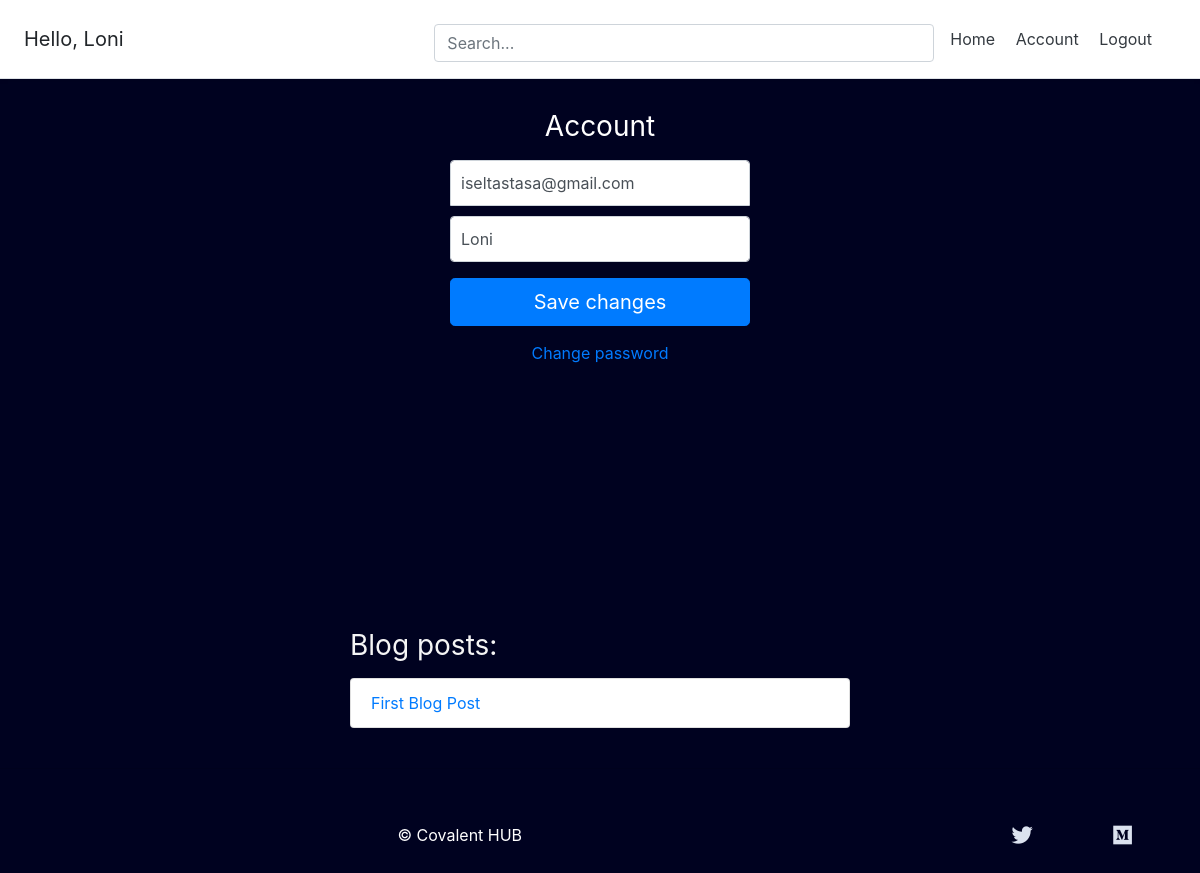
/account/ (signed in), run on an earlier commit of the app's database.
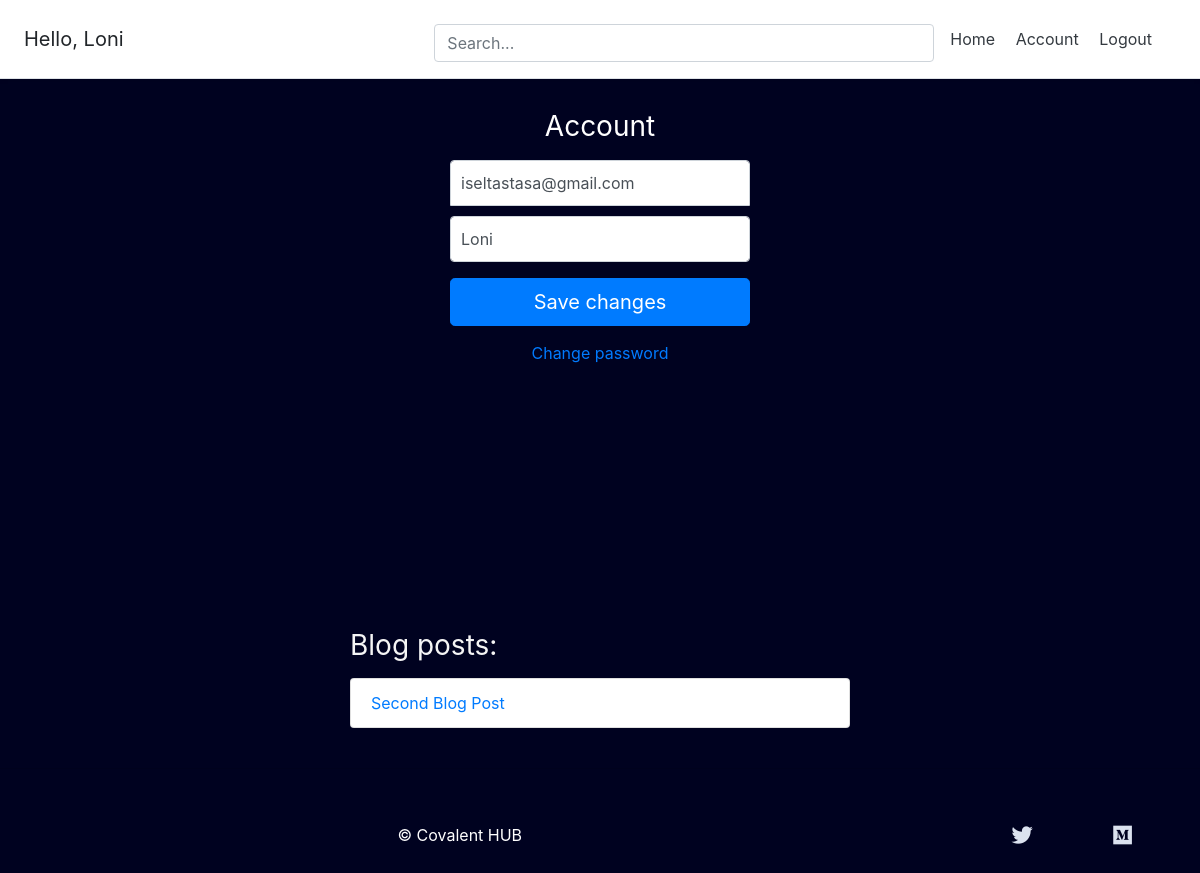
And on a later commit of the database.
### blog/models.py (models this page shows)
class BlogPost(models.Model):
	title = models.CharField(max_length=50, null=False, blank=False)
	body = models.TextField(max_length=5000, null=False, blank=False)
	image= models.ImageField(upload_to='image/', null=True, blank=True)
	date_published = models.DateTimeField(auto_now_add=True, verbose_name="date published")
	date_updated = models.DateTimeField(auto_now=True, verbose_name="date updated")
	author = models.ForeignKey(settings.AUTH_USER_MODEL, on_delete=models.CASCADE)
	slug  = models.SlugField(blank=True, unique=True)
	def __str__(self):
		return self.title

### account/views.py (the view)
# urls.py: path('account/', account_view, name="account"),
def account_view(request):
	if not request.user.is_authenticated:
			return redirect("login")
	context = {}
	if request.POST:
		form = AccountUpdateForm(request.POST, instance=request.user)
		if form.is_valid():
			form.initial = {
					"email": request.POST['email'],
					"username": request.POST['username'],
			}
			form.save()
			context['success_message'] = "Updated"
	else:
		form = AccountUpdateForm(
			initial={
					"email": request.user.email,
					"username": request.user.username,
				}
			)
	context['account_form'] = form
	blog_posts = BlogPost.objects.filter(author=request.user)
	context['blog_posts'] = blog_posts
	return render(request, "account/account.html", context)

### account/forms.py (shortened to what this page needs)
class AccountUpdateForm(forms.ModelForm):
	class Meta:
		model = Account
		fields = ('email', 'username', )

### account/templates/account/account.html (shortened to what this page needs)
{% extends 'base.html' %}
{% block content %}
<form class="form-signin" method="post">{% csrf_token %}
  <h1 class="h3 mb-3 font-weight-normal" style="color: white;">Account</h1>
  <input type="email" name="email" id="inputEmail" class="form-control" placeholder="Email address" required autofocus value={{account_form.initial.email}}>
  <input type="text" name="username" id="inputUsername" class="form-control" placeholder="Username" required
  value="{{account_form.initial.username}}">
  <button class="btn btn-lg btn-primary btn-block" type="submit">Save changes</button>
</form>
<div class="d-flex flex-column">
  <a class="m-auto" href="{% url 'password_change' %}">Change password</a>
</div>
<br>
<br>
<br>
<br>
<br>
<br>
<br>
<br>
<br>
<div class="container mt-4 p-4">
  <div class="row">
    <div class="blog-posts">
      <h3 class="mb-3 font-weight-normal" style="color: whitesmoke;">Blog posts:</h3>
      {% if blog_posts %}
        <ul class="list-group">
        {% for post in blog_posts %}
          <a href="{% url 'blog:detail' post.slug %}" style="text-decoration: none;"><li class="list-group-item">{{post}}</li></a>
        {% endfor %}
        </ul>
      {% else %}
        <p style='color: silver;'>You have no blog posts. Create a post <a href="{% url 'blog:create' %}">here</a>.</p>
      {% endif %}
    </div>
  </div>
</div>
{% endblock content %}

What changed in the data, as far as the page shows it:
changed BlogPost: title "First Blog Post" → "Second Blog Post"
